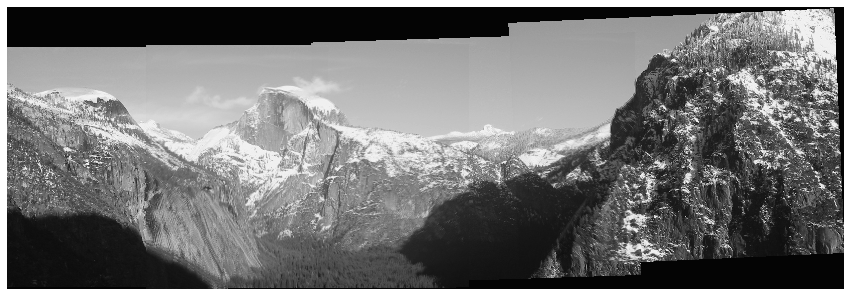
#> input picture assignment2/solution_stitched_images.png, 851 x 296 px
$ python -i panorama.py   (imports and definitions only)
#> lines starting #> are read from the running program, lines starting #| are printed output that depends on the picture
#> further down, picture is the input picture: shape (296, 851); min 0, max 255, mean 117.1
import numpy as np
from skimage import filters
from skimage.feature import corner_peaks
from skimage.util.shape import view_as_blocks
from scipy.spatial.distance import cdist
from scipy.ndimage.filters import convolve

from utils import pad, unpad, get_output_space, warp_image


def harris_corners(img, window_size=3, k=0.04):
    """
    Compute Harris corner response map. Follow the math equation
    R=Det(M)-k(Trace(M)^2).

    Hint:
        You may use the function scipy.ndimage.filters.convolve,
        which is already imported above. If you use convolve(), remember to
        specify zero-padding to match our equations, for example:

            out_image = convolve(in_image, kernel, mode='constant', cval=0)

        You can also use for nested loops compute M and the subsequent Harris
        corner response for each output pixel, intead of using convolve().
        Your implementation of conv_fast or conv_nested in HW1 may be a
        useful reference!

    Args:
        img: Grayscale image of shape (H, W)
        window_size: size of the window function
        k: sensitivity parameter

    Returns:
        response: Harris response image of shape (H, W)
    """
#> called with window_size = 3, k = 0.04

    H, W = img.shape
#> H = 296; W = 851
    window = np.ones((window_size, window_size))

    response = np.zeros((H, W))

    # 1. Compute x and y derivatives (I_x, I_y) of an image
    dx = filters.sobel_v(img)
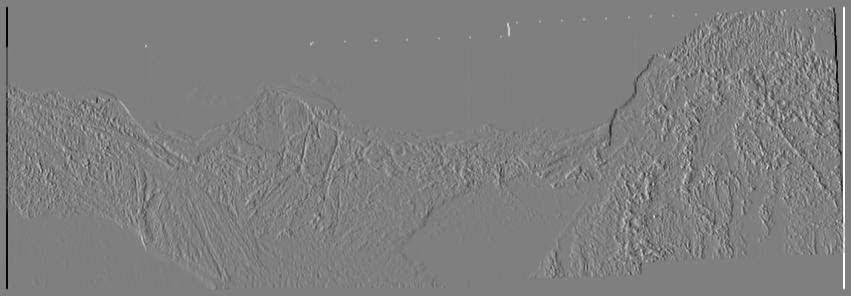
#> dx: shape (296, 851) float64; min -0.984, max 0.984, mean 2e-19; drawn with min black and max white
    dy = filters.sobel_h(img)
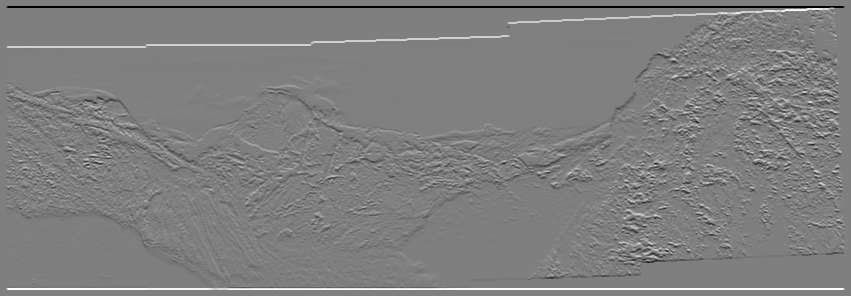
#> dy: shape (296, 851) float64; min -0.984, max 0.984, mean 2.71e-18; drawn with min black and max white

    ### YOUR CODE HERE
    # *****START OF YOUR CODE (DO NOT DELETE/MODIFY THIS LINE)*****

    dx2 = dx ** 2
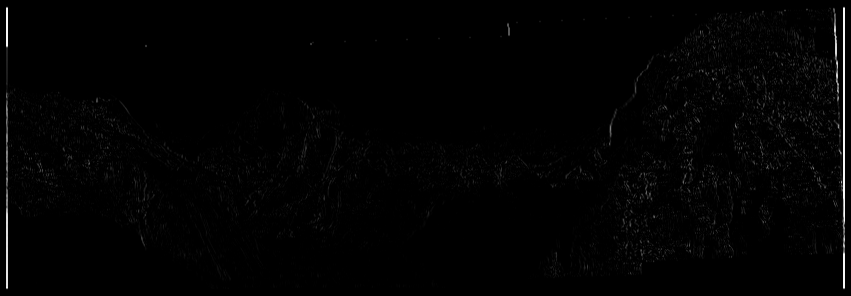
#> dx2: shape (296, 851) float64; min 0, max 0.969, mean 0.0102
    dy2 = dy ** 2
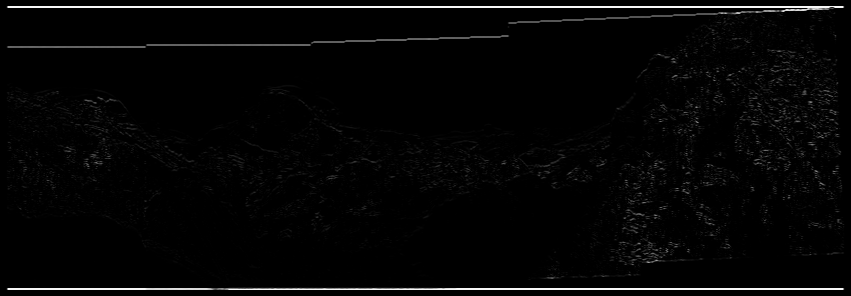
#> dy2: shape (296, 851) float64; min 0, max 0.969, mean 0.0225
    dxy = dx * dy
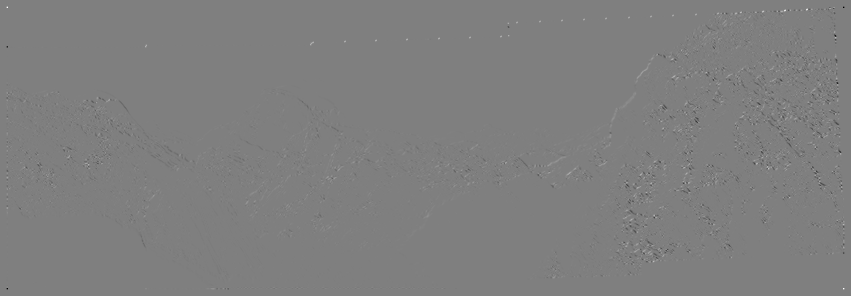
#> dxy: shape (296, 851) float64; min -0.545, max 0.545, mean -0.000531; drawn with min black and max white

    sx2 = convolve(dx2, window, mode='constant')
    sy2 = convolve(dy2, window, mode='constant')
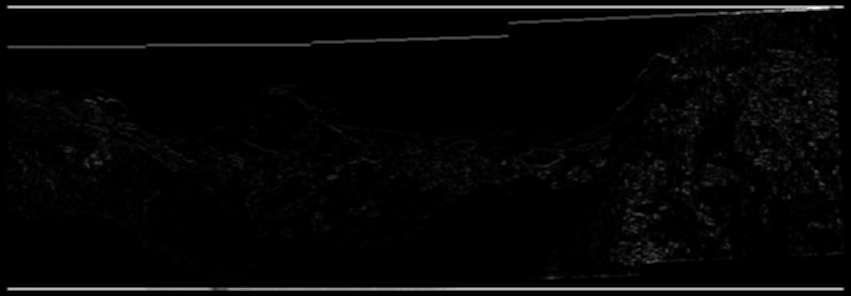
#> sy2: shape (296, 851) float64; min 0, max 8.23, mean 0.202; drawn with min black and max white
    sxy = convolve(dxy, window, mode='constant')

    response = ((sx2 * sy2) - (sxy ** 2)) - (k * (sx2 + sy2) ** 2)
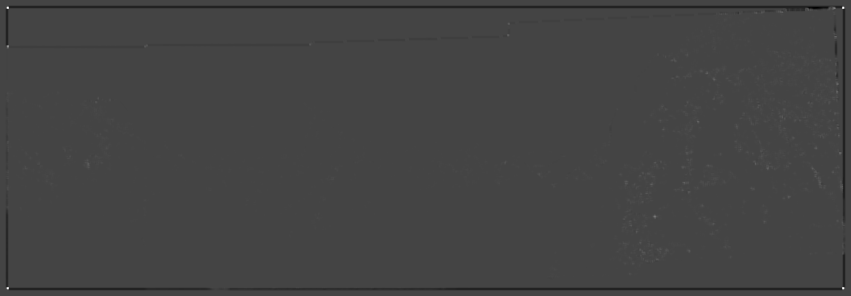
#> response: shape (296, 851) float64; min -2.71, max 7.39, mean -0.0196; drawn with min black and max white

    # *****END OF YOUR CODE (DO NOT DELETE/MODIFY THIS LINE)*****
    ### END YOUR CODE

    return response


# [384 lines left out: functions simple_descriptor, describe_keypoints, match_descriptors, fit_affine_matrix, ransac, hog_descriptor and 2 more, not called in this run]

>>> import cv2
>>> picture = cv2.imread('solution_stitched_images.png', cv2.IMREAD_GRAYSCALE)
>>> result = harris_corners(picture)
